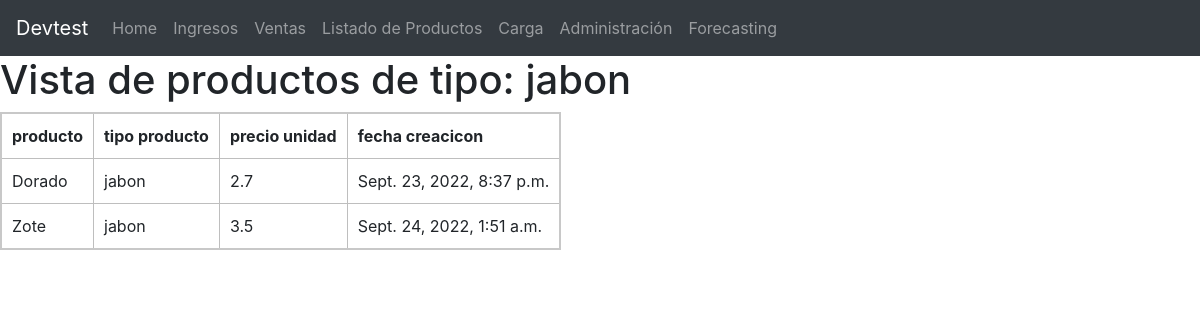
/detalle_tipo?product_type=jabon, run on the app's committed database.
### cr/models.py (models this page shows, shortened)
class CatalogoProds(models.Model):
    nombre_producto = models.CharField(max_length=127)
    pais_producto = models.CharField(max_length=127)
    tipo_producto = models.CharField(max_length=127)
    precio_unidad = models.FloatField()
    created_at = models.DateTimeField(auto_now_add=True)
    class Meta:
        verbose_name = "Producto"
        verbose_name_plural = "Productos"

### cr/views.py (the view)
# urls.py: re_path('detalle_tipo', detalle_producto_tipo, name='detail_per_type'),
def detalle_producto_tipo(request):
    ptype = request.GET.get("product_type", "")
    productos_por_tipo = CatalogoProds.objects.filter(tipo_producto=ptype)
    return render(request, "vista_por_tipo.html", context={"tipo_producto": ptype, "productos": productos_por_tipo})

### cr/templates/vista_por_tipo.html (shortened to what this page needs)
{% extends "navbar.html"%}
{% block content %}
<body>
    <h1>Vista de productos de tipo: {{ tipo_producto }}</h1>
    <table>
    <tr><th>producto</th><th>tipo producto</th><th>precio unidad</th><th>fecha creacicon</th></tr>
    {% for p in productos %}
    <tr>
        <td> {{ p.nombre_producto }}</td>
        <td> {{ p.tipo_producto }}</td>
        <td> {{ p.precio_unidad }}</td>
        <td> {{ p.created_at }}</td>
    </tr>
{% endfor %}
</table>
</body>
{% endblock %}

### cr/templates/vista_por_tipo.html (style rules this page uses)
td, th { border: 1px solid rgb(190, 190, 190); padding: 10px; }
table { border-collapse: collapse; border: 2px solid rgb(200, 200, 200); }

### data on the page
CatalogoProds: nombre_producto "Dorado", tipo_producto "jabon", precio_unidad "2.7", created_at "Sept. 23, 2022, 8:37 p.m."
CatalogoProds: nombre_producto "Zote", tipo_producto "jabon", precio_unidad "3.5", created_at "Sept. 24, 2022, 1:51 a.m."

### other printed values
{{ tipo_producto }} "jabon"
